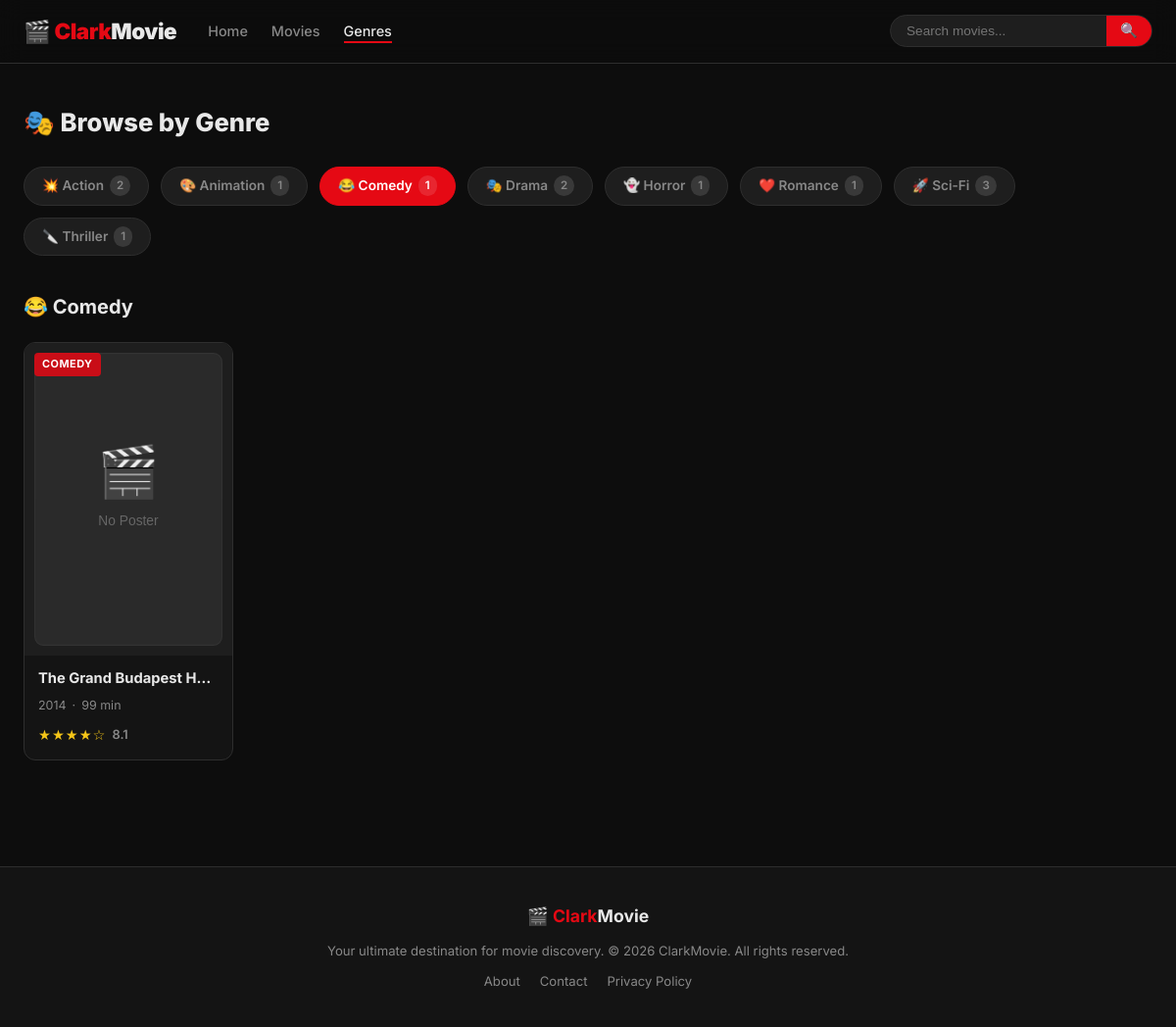
The app's page /pages/genre.php?id=4 with its own data.
### tables this page shows
CREATE TABLE genres (
        id INTEGER PRIMARY KEY AUTOINCREMENT,
        name TEXT NOT NULL UNIQUE
    );

CREATE TABLE movies (
        id INTEGER PRIMARY KEY AUTOINCREMENT,
        title TEXT NOT NULL,
        description TEXT,
        release_year INTEGER,
        rating REAL DEFAULT 0,
        duration INTEGER,
        poster TEXT,
        genre_id INTEGER,
        FOREIGN KEY (genre_id) REFERENCES genres(id)
    );

### pages/genre.php (the view, shortened to what this page needs)
<?php
require_once __DIR__ . '/../includes/config.php';
require_once __DIR__ . '/../partials/movie_card.php';
$genres = $pdo->query("
    SELECT g.*, COUNT(m.id) AS movie_count
    FROM genres g LEFT JOIN movies m ON m.genre_id = g.id
    GROUP BY g.id ORDER BY g.name
")->fetchAll(PDO::FETCH_ASSOC);
$selectedGenre = (int)($_GET['id'] ?? 0);
$genreMovies   = [];
$genreName     = '';
if ($selectedGenre > 0) {
    $gs = $pdo->prepare("SELECT name FROM genres WHERE id = ?");
    $gs->execute([$selectedGenre]);
    $genreName = $gs->fetchColumn();
    $ms = $pdo->prepare("
        SELECT m.*, g.name AS genre_name
        FROM movies m LEFT JOIN genres g ON m.genre_id = g.id
        WHERE m.genre_id = ? ORDER BY m.rating DESC
    ");
    $ms->execute([$selectedGenre]);
    $genreMovies = $ms->fetchAll(PDO::FETCH_ASSOC);
}
$genreIcons = [
    'Action'    => '💥',
    'Drama'     => '🎭',
    'Sci-Fi'    => '🚀',
    'Comedy'    => '😂',
    'Horror'    => '👻',
    'Romance'   => '❤️',
    'Thriller'  => '🔪',
    'Animation' => '🎨',
];
include __DIR__ . '/../partials/header.php';
include __DIR__ . '/../partials/navbar.php';
?>
<main class="main-content container">
    <h1 class="page-heading-title">🎭 Browse by Genre</h1>
    <div class="genre-pills">
        <?php foreach ($genres as $g): ?>
            <a href="<?= BASE_URL ?>/pages/genre.php?id=<?= $g['id'] ?>"
               class="genre-pill <?= $selectedGenre === (int)$g['id'] ? 'active' : '' ?>">
                <?= $genreIcons[$g['name']] ?? '🎬' ?>
                <?= htmlspecialchars($g['name']) ?>
                <span class="pill-count"><?= $g['movie_count'] ?></span>
            </a>
        <?php endforeach; ?>
    </div>
    <?php if ($selectedGenre > 0): ?>
        <section class="section">
            <div class="section-header">
                <h2 class="section-title">
                    <?= $genreIcons[$genreName] ?? '🎬' ?> <?= htmlspecialchars($genreName) ?>
                </h2>
            </div>
            <?php if (empty($genreMovies)): ?>
                <p class="empty-state">No movies in this genre yet.</p>
            <?php else: ?>
                <div class="movies-grid">
                    <?php foreach ($genreMovies as $movie): renderMovieCard($movie); endforeach; ?>
                </div>
            <?php endif; ?>
        </section>
    <?php else: ?>
        <p class="genre-hint">👆 Select a genre above to browse movies.</p>
    <?php endif; ?>
</main>
<?php include __DIR__ . '/../partials/footer.php'; ?>

### partials/movie_card.php (shortened to what this page needs)
<?php
function renderMovieCard(array $movie): void {
    $stars = renderStars($movie['rating']);
    $poster = htmlspecialchars($movie['poster'] ?? '');
    $title  = htmlspecialchars($movie['title']);
    $year   = (int)($movie['release_year'] ?? 0);
    $dur    = (int)($movie['duration']     ?? 0);
    $genre  = htmlspecialchars($movie['genre_name'] ?? 'Unknown');
    $id     = (int)$movie['id'];
    $rating = number_format((float)$movie['rating'], 1);
?>
<div class="movie-card" data-id="<?= $id ?>">
    <a href="<?= BASE_URL ?>/pages/movie_detail.php?id=<?= $id ?>" class="card-link">
        <div class="card-poster">
            <img src="<?= $poster ?>" alt="<?= $title ?>" loading="lazy"
                 onerror="this.src='<?= BASE_URL ?>/assets/images/no-poster.svg'">
            <span class="card-genre"><?= $genre ?></span>
        </div>
        <div class="card-info">
            <h3 class="card-title"><?= $title ?></h3>
            <div class="card-meta">
                <span class="meta-year"><?= $year ?></span>
                <span class="meta-sep">·</span>
                <span class="meta-dur"><?= $dur ?> min</span>
            </div>
            <div class="card-rating">
                <span class="stars"><?= $stars ?></span>
                <span class="rating-num"><?= $rating ?></span>
            </div>
        </div>
    </a>
</div>
<?php
}
function renderStars(float $rating): string {
    $full  = (int)floor($rating / 2);
    $half  = ($rating / 2 - $full) >= 0.4 ? 1 : 0;
    $empty = 5 - $full - $half;
    return str_repeat('★', $full) . str_repeat('⯨', $half) . str_repeat('☆', $empty);
}

### assets/css/style.css (style rules this page uses)
*, *::before, *::after { box-sizing: border-box; margin: 0; padding: 0; }
:root { --bg: #0d0d0d; --bg2: #141414; --bg3: #1e1e1e; --surface: #242424; --border: #2e2e2e; --accent: #e50914; --accent2: #f5c518; --text: #e8e8e8; --muted: #888; --card-r: 12px; --trans: .25s ease; }
html { scroll-behavior: smooth; }
body { font-family: 'Inter', sans-serif; background: var(--bg); color: var(--text); min-height: 100vh; line-height: 1.6; }
a { color: inherit; text-decoration: none; }
img { display: block; max-width: 100%; }
.container { max-width: 1280px; margin: 0 auto; padding: 0 24px; }
.main-content { padding-block: 40px 60px; }
.section { margin-bottom: 48px; }
.section-header { display: flex; align-items: baseline; justify-content: space-between; margin-bottom: 20px; }
.section-title { font-size: 1.25rem; font-weight: 700; }
.movies-grid { display: grid; grid-template-columns: repeat(auto-fill, minmax(190px, 1fr)); gap: 20px; }
.movie-card { background: var(--bg2); border-radius: var(--card-r); overflow: hidden; border: 1px solid var(--border); transition: transform var(--trans), box-shadow var(--trans), border-color var(--trans); }
.card-link { display: block; }
.card-poster { position: relative; aspect-ratio: 2/3; overflow: hidden; background: var(--bg3); }
.card-poster img { width: 100%; height: 100%; object-fit: cover; transition: transform .4s ease; }
.card-genre { position: absolute; top: 10px; left: 10px; background: rgba(229,9,20,.85); color: #fff; font-size: .68rem; font-weight: 700; letter-spacing: .5px; text-transform: uppercase; padding: 3px 8px; border-radius: 4px; }
.card-info { padding: 12px 14px 14px; }
.card-title { font-size: .92rem; font-weight: 700; margin-bottom: 6px; white-space: nowrap; overflow: hidden; text-overflow: ellipsis; }
.card-meta { display: flex; gap: 6px; font-size: .78rem; color: var(--muted); margin-bottom: 8px; }
.card-rating { display: flex; align-items: center; gap: 6px; }
.stars { color: var(--accent2); font-size: .9rem; letter-spacing: 1px; }
.rating-num { font-size: .8rem; color: var(--muted); font-weight: 600; }
.page-heading-title { font-size: 1.6rem; font-weight: 800; margin-bottom: 24px; }
.genre-pills { display: flex; gap: 12px; flex-wrap: wrap; margin-bottom: 36px; }
.genre-pill { display: inline-flex; align-items: center; gap: 6px; background: var(--bg3); border: 1.5px solid var(--border); color: var(--muted); border-radius: 999px; padding: 8px 18px; font-size: .85rem; font-weight: 600; cursor: pointer; transition: all var(--trans); }
.genre-pill.active { background: var(--accent); border-color: var(--accent); color: #fff; }
.pill-count { background: rgba(255,255,255,.12); border-radius: 999px; padding: 1px 7px; font-size: .72rem; }

### records on screen
genres: name "💥", name "Action", movie_count "2"
genres: name "🎨", name "Animation", movie_count "1"
genres: name "😂", name "Comedy", movie_count "1"
genres: name "🎭", name "Drama", movie_count "2"
genres: name "👻", name "Horror", movie_count "1"
genres: name "❤️", name "Romance", movie_count "1"
genres: name "🚀", name "Sci-Fi", movie_count "3"
genres: name "🔪", name "Thriller", movie_count "1"
movies: genre.name "COMEDY", title "The Grand Budapest H…", release_year "2014", duration "99", rating "★★★★☆", rating "8.1"
